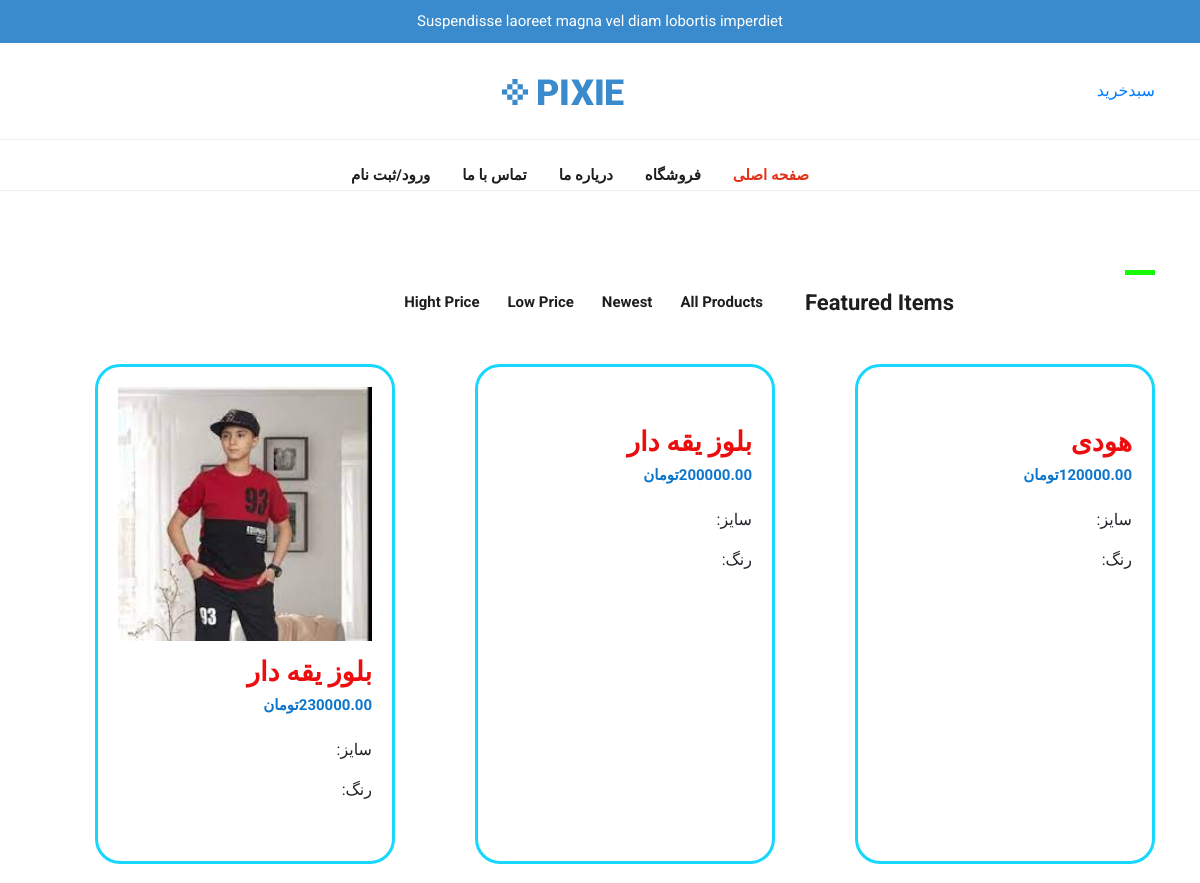
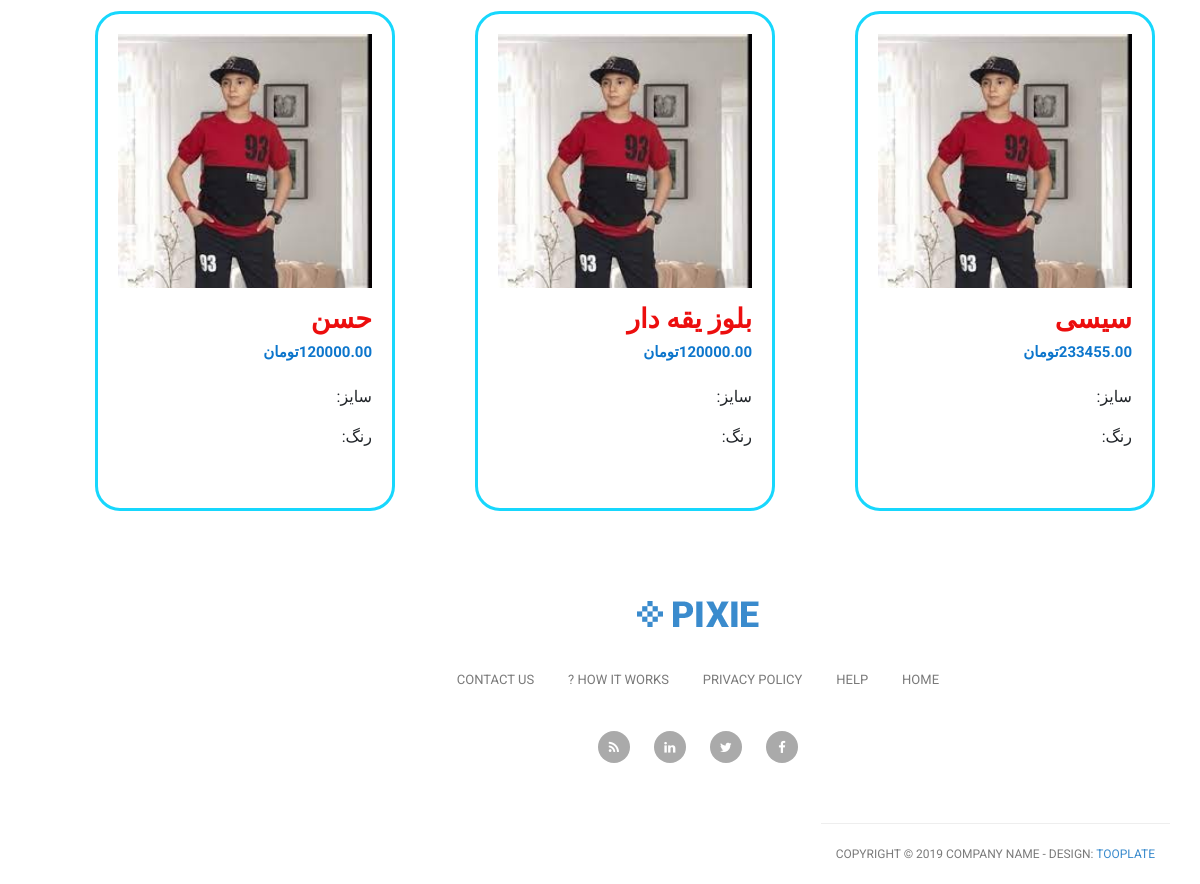
/products/, run on an earlier commit of the app's database (2 pictures, top to bottom).
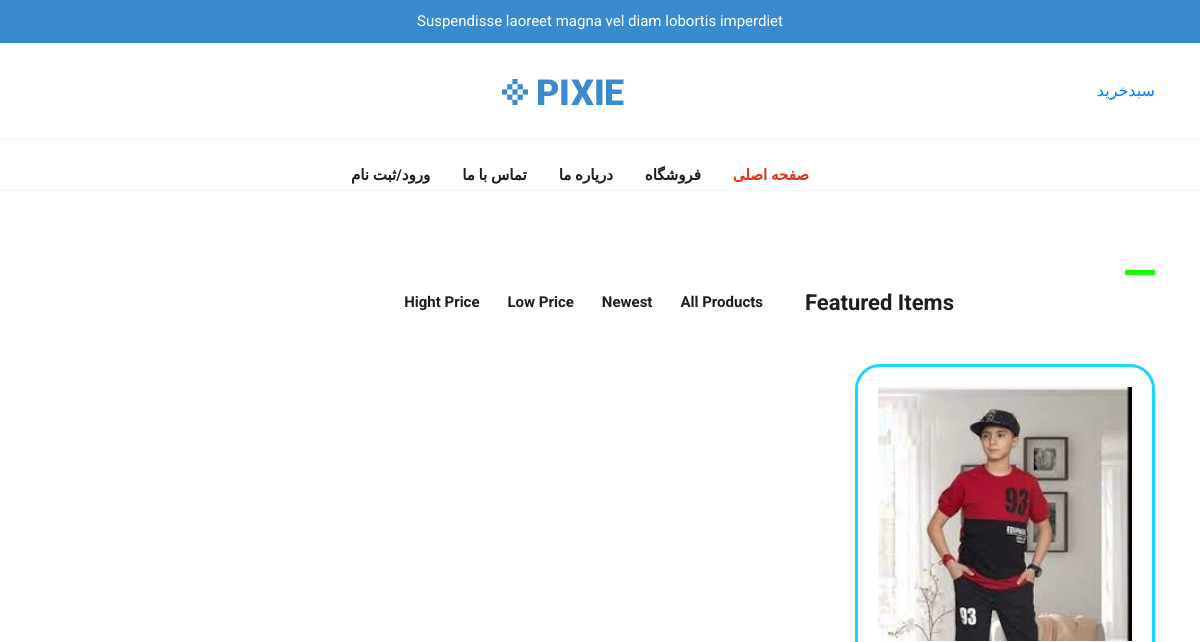
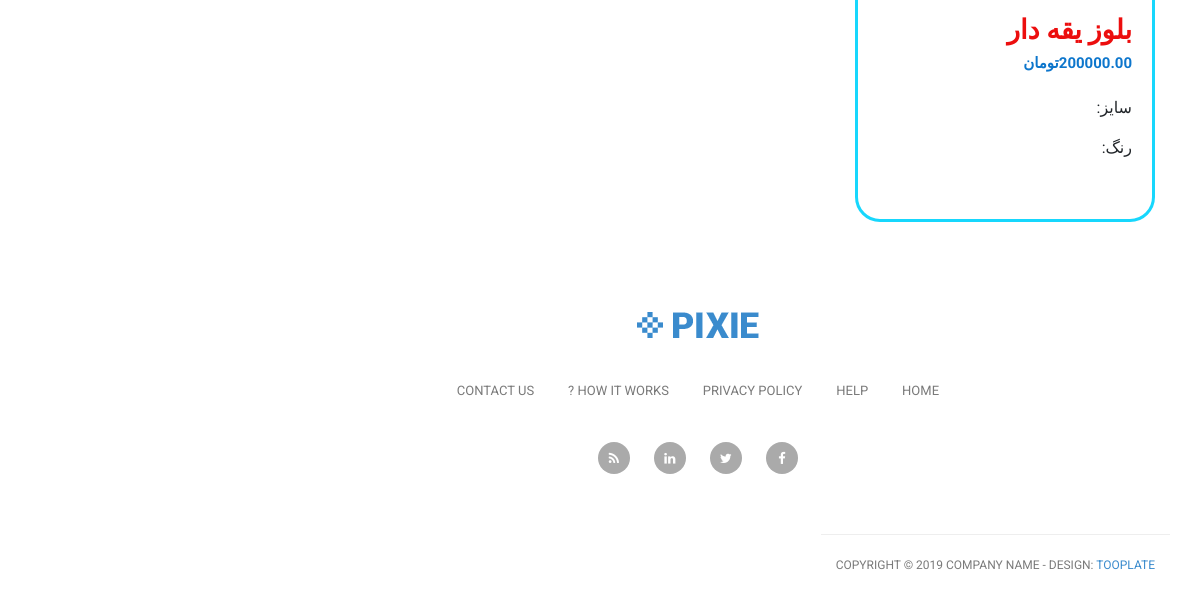
And on a later commit of the database (2 pictures, top to bottom).
### clothes/models.py (models this page shows, shortened)
class Clothing(models.Model):
    name=models.CharField(max_length=50)
    price=models.DecimalField(max_digits=8,decimal_places=2)
    image1=models.ImageField(upload_to='colors/',null=True)

### clothes/views.py (the view)
# urls.py: path('products/',views.clothes_listview,name='clothes_listview'),
def clothes_listview(request):
    clothes=Clothing.objects.all()
    context={
        "clothes":clothes,
    }
    return render(request,'clothes/products.html',context)

### clothes/templates/clothes/products.html (shortened to what this page needs)
{% extends 'clothes/base.html' %}
{% load static %}
  {% block comment %}
    <div class="featured-page">
      <div class="container">
        <div class="row">
          <div class="col-md-4 col-sm-12">
            <div class="section-heading">
              <div class="line-dec"></div>
              <h1>Featured Items</h1>
            </div>
          </div>
          <div class="col-md-8 col-sm-12">
            <div id="filters" class="button-group">
              <button class="btn btn-primary" data-filter="*">All Products</button>
              <button class="btn btn-primary" data-filter=".new">Newest</button>
              <button class="btn btn-primary" data-filter=".low">Low Price</button>
              <button class="btn btn-primary" data-filter=".high">Hight Price</button>
            </div>
          </div>
        </div>
      </div>
    </div>
    <div class="featured container no-gutter" >
        <div class="row posts" style="text-align: right;"  >
          {% for clothes in clothes %}
            <div id="1" class="item new col-md-4">
              <a href="{% url 'clothes_listview' %}{{clothes.id}}">
                <div class="featured-item">
                  <img src="{{clothes.image1.url}}" alt=""></a>
                  <h4>{{clothes.name}}</h4>
                  <h6>{{clothes.price}}تومان</h6>
                  <br>
                  سایز:
                  رنگ:
                </div>
            </div>
            {% endfor %}
{% endblock %}>

### clothes/templates/clothes/base.html (shortened to what this page needs)
<!DOCTYPE html>
{% load static %}
<html lang="en"  dir="rtl">
  <head>
    <link href="{% static 'css/bootstrap.min.css' %}" rel="stylesheet" type="text/css">
    <link rel="stylesheet" href="{% static 'css/fontawesome.css' %}">
    <link rel="stylesheet" href="{% static 'css/tooplate-main.css' %}" >
    <link rel="stylesheet" href="{% static 'css/owl.css' %}">
  </head>
 <div id="pre-header">
    <div class="container" >
      <div class="row">
        <div class="col-md-12">
          <span>Suspendisse laoreet magna vel diam lobortis imperdiet</span>
        </div>
      </div>
    </div>
  </div>
  <nav class="navbar navbar-expand-lg navbar-dark bg-dark static-top">
    <div class="container"><a href="">سبدخرید</a>
      <a class="navbar-brand" href="#"><img src="{% static 'images/header-logo.png' %}" alt=""></a>
      <div class="collapse navbar-collapse" id="navbarResponsive">
        <ul class="navbar-nav ml-auto">
          <li class="nav-item active">
            <a class="nav-link" href="{% url 'home_view' %}">صفحه اصلی
            </a>
          </li>
          <li class="nav-item">
            <a class="nav-link" href="{% url 'clothes_listview' %}">فروشگاه</a>
          </li>
          <li class="nav-item">
            <a class="nav-link" href="">دریاره ما</a>
          </li>
          <li class="nav-item">
            <a class="nav-link" href="">تماس با ما</a>
          </li>
          <li class="nav-item">
            {% if user.is_authenticated %}
              <a class="navbar-link" href="">
              <a class="nav-link" href="">خروج</a>
             {% else %}
              <a class="navbar-link" href="">
                <a class="nav-link" href="">ورود/ثبت نام</a>
              </a>
           {% endif %}
          </li>
        </ul>
      </div>
    </div>
  </nav>
  <body>
  {% block comment %}
  {% endblock %}
    <div class="footer">
      <div class="container">
        <div class="row">
          <div class="col-md-12">
            <div class="logo">
              <img src="{% static 'images/header-logo.png' %}" alt="">
            </div>
          </div>
          <div class="col-md-12">
            <div class="footer-menu">
              <ul>
                <li><a href="#">Home</a></li>
                <li><a href="#">Help</a></li>
                <li><a href="#">Privacy Policy</a></li>
                <li><a href="#">How It Works ?</a></li>
                <li><a href="#">Contact Us</a></li>
              </ul>
            </div>
          </div>
          <div class="col-md-12">
            <div class="social-icons">
              <ul>
                <li><a href="#"><i class="fa fa-facebook"></i></a></li>
                <li><a href="#"><i class="fa fa-twitter"></i></a></li>
                <li><a href="#"><i class="fa fa-linkedin"></i></a></li>
                <li><a href="#"><i class="fa fa-rss"></i></a></li>
              </ul>
            </div>
          </div>
        </div>
      </div>
    </div>
    <div class="sub-footer">
      <div class="container">
        <div class="row">
          <div class="col-md-12">
            <div class="copyright-text">
              <p>Copyright &copy; 2019 Company Name
                - Design: <a rel="nofollow" href="https://www.facebook.com/tooplate">Tooplate</a></p>
            </div>
          </div>
        </div>
      </div>
    </div>
    </body>
    </html>

### static/css/tooplate-main.css (style rules this page uses)
body { font-family: 'Roboto', sans-serif; transition: all 0.5s; }
p { margin-bottom: 0px; font-size: 14px; color: #4a4a4a; line-height: 24px; }
a { text-decoration: none!important; }
.copyright-text { text-transform: uppercase; }
.section-heading { margin-top: 80px; margin-bottom: 40px; }
.section-heading .line-dec { width: 30px; height: 5px; background-color: #18f904; }
.section-heading h1 { font-size: 22px; font-weight: 700; color: #1e1e1e; margin-top: 15px; }
#pre-header { background-color: #3a8bcd; text-align: center; }
#pre-header span { color: #fff; font-size: 15px; padding: 10px 0px; display: inline-block; }
.navbar .navbar-brand { text-align: center; width: 100%; position: relative; padding: 25px 0px; }
.bg-dark { background-color: #fff!important; border-bottom: 1px solid #eee; }
#navbarResponsive { z-index: 999; position: absolute; left: 50%; top: 105px; transform: translateX(-50%); }
.navbar-dark .navbar-nav .nav-item { margin: 0px 8px; }
.navbar-dark .navbar-nav .nav-link { text-transform: uppercase; font-size: 15px; font-weight: 700; color: #1e1e1e; transition: all 0.5s; }
.navbar-dark .navbar-nav .nav-link:hover, .navbar-dark .navbar-nav .active>.nav-link, .navbar-dark .navbar-nav .nav-link.active, .navbar-dark .navbar-nav .nav-link.show, .navbar-dark .navbar-nav .show>.nav-link { color: #e33116; }
.navbar:after { width: 100%; height: 1px; background-color: #eee; content: ''; position: absolute; left: 0; bottom: -52px; }
.featured-item { border-radius: 25px; border: 3px solid #17d7fd; padding: 20px; transition: all 0.5s; width: 300px; height: 500px; }
.featured-item img { width: 100%; }
.featured-item h4 { font-size: 27px; font-weight: 700; color: #ec0e0e; margin-top: 15px; transition: all 0.5s; }
.featured-item h6 { color: #0d76cc; font-size: 15px; font-weight: 700; margin-bottom: 0px; }
.footer { text-align: center; }
.footer ul { padding: 0px; margin: 0px; }
.footer ul li { list-style: none; display: inline-block; }
.footer .logo img { max-width: 100%; margin-top: 60px; margin-bottom: 40px; }
.footer .footer-menu { margin-bottom: 40px; }
.footer .footer-menu ul li { margin: 0px 15px; }
.footer .footer-menu a { font-size: 13px; color: #7a7a7a; text-transform: uppercase; transition: all 0.5s; }
.footer .social-icons { margin-bottom: 60px; }
.footer .social-icons ul li { margin: 0px 10px; }
.footer .social-icons a { width: 32px; height: 32px; color: #fff; background-color: #aaa; text-align: center; display: inline-block; line-height: 33px; border-radius: 50%; font-size: 13px; transition: all 0.5s; }
.sub-footer { border-top: 1px solid #eee; text-align: center; }
.sub-footer p { font-size: 12px; color: #7a7a7a; line-height: 60px; }
.sub-footer a { color: #3a8bcd; text-decoration: none; }
.featured-page { margin-top: 130px; margin-bottom: 40px; }
.featured-page .section-heading { margin-top: 0px; margin-bottom: 0px; }
.featured-page #filters { margin-top: 15px; text-align: right; }
.featured .featured-item { margin-bottom: 30px; text-decoration: none; }
.featured .featured-item h4 { transition: all 0.5s; }
#filters .btn-primary { color: #1e1e1e; border: none; font-size: 15px; font-weight: 700; background-color: transparent; }
.container { position: relative; }
.row:after { content: ""; display: table; clear: both; }
.active, .demo:hover { opacity: 1; }

What changed in the data, as far as the page shows it:
removed Clothing: name "هودی", price "120000.00"
removed Clothing: name "بلوز یقه دار", price "200000.00"
removed Clothing: image1 (picture), name "بلوز یقه دار", price "230000.00"
removed Clothing: image1 (picture), name "سیسی", price "233455.00"
removed Clothing: image1 (picture), name "بلوز یقه دار", price "120000.00"
removed Clothing: image1 (picture), name "حسن", price "120000.00"
added Clothing: image1 (picture), name "بلوز یقه دار", price "200000.00"
